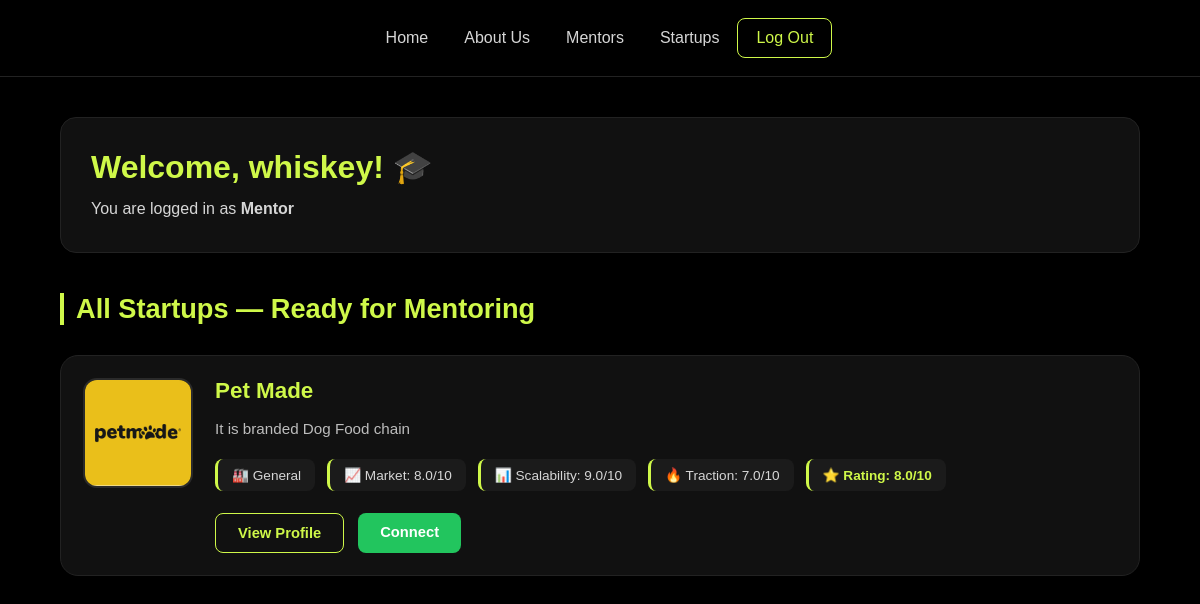
Page /dashboard/ (signed in) on the committed database.
### core/models.py (models this page shows, shortened)
class User(AbstractUser):
    ROLE_CHOICES = (
        ('startup', 'Startup Owner'),
        ('investor', 'Investor'),
        ('mentor', 'Mentor'),
        ('admin', 'Admin'),
    )
    role = models.CharField(max_length=10, choices=ROLE_CHOICES, default='startup')
    bio = models.TextField(blank=True, default='')
    profile_pic = models.ImageField(upload_to='profiles/', blank=True, null=True)

class Startup(models.Model):
    user = models.ForeignKey(User, on_delete=models.CASCADE)
    name = models.CharField(max_length=200)
    description = models.TextField()
    business_model = models.TextField(blank=True, default='')
    industry = models.CharField(max_length=100, blank=True, default='General')
    website = models.URLField(blank=True, default='')
    logo = models.ImageField(upload_to='startup_logos/', blank=True, null=True)
    market_potential = models.FloatField(default=0)
    scalability = models.FloatField(default=0)
    traction = models.FloatField(default=0)
    rating = models.FloatField(default=0)

### core/views.py (the view)
# urls.py: path('dashboard/', views.dashboard, name='dashboard'),
@login_required
def dashboard(request):
    user = request.user
    if user.role == 'startup':
        startups = Startup.objects.filter(user=user).order_by('-id')
        return render(request, 'startupdash.html', {
            'startups': startups,
            'investors': Investor.objects.all()[:6],
            'mentors':   Mentor.objects.all()[:6],
        })
    elif user.role == 'investor':
        return render(request, 'investordash.html', {
            'startups': Startup.objects.all().order_by('-rating'),
            'investor': Investor.objects.filter(user=user).first(),
        })
    else:
        return render(request, 'mentordash.html', {
            'startups': Startup.objects.all().order_by('-rating'),
            'mentor': Mentor.objects.filter(user=user).first(),
        })

### core/templates/startupdash.html (shortened to what this page needs)
{% load static %}
<!DOCTYPE html>
<html lang="en">
<head>
    <link rel="stylesheet" href="{% static 'css/startupdashstyle.css' %}">
</head>
<body>
<div class="main">
    <div class="top">
        <a href="{% url 'home' %}">Home</a>
        <a href="{% url 'about' %}">About Us</a>
        <a href="{% url 'mentors' %}">Mentors</a>
        <a href="{% url 'startups' %}">Startups</a>
        <a href="{% url 'logout' %}" class="logout-btn">
            Log Out
        </a>
    </div>
    <div class="content">
        <div class="welcome-section">
            <h1>
                Welcome, {{ request.user.username }}! 🎓
            </h1>
            <p>
                You are logged in as
                <strong>Mentor</strong>
            </p>
        </div>
        <div class="dashboard-section">
            <h2>
                All Startups — Ready for Mentoring
            </h2>
            {% if startups %}
                <div class="startup-grid">
                    {% for startup in startups %}
                    <div class="startup-card">
                        <div class="startup-logo-wrapper">
                            {% if startup.logo %}
                                <img
                                    src="{{ startup.logo.url }}"
                                    alt="{{ startup.name }}"
                                    class="startup-logo"
                                >
                            {% else %}
                                <div class="startup-logo startup-logo-placeholder">
                                    {{ startup.name|first|upper }}
                                </div>
                            {% endif %}
                        </div>
                        <div class="startup-card-body">
                            <h3>
                                {{ startup.name }}
                            </h3>
                            <p class="startup-description">
                                {{ startup.description|truncatewords:20 }}
                            </p>
                            <div class="stats">
                                <span>
                                    🏭 {{ startup.industry|default:"General" }}
                                </span>
                                <span>
                                    📈 Market: {{ startup.market_potential }}/10
                                </span>
                                <span>
                                    📊 Scalability: {{ startup.scalability }}/10
                                </span>
                                <span>
                                    🔥 Traction: {{ startup.traction }}/10
                                </span>
                                <span class="rating">
                                    ⭐ Rating:
                                    {{ startup.rating|default:"0.0" }}/10
                                </span>
                            </div>
                            <div class="button-group">
                                <a
                                    href="{% url 'startup_profile' startup.id %}"
                                    class="eval-btn"
                                >
                                    View Profile
                                </a>
                                <a
                                    href="mailto:{{ startup.user.email }}"
                                    class="connect-btn"
                                >
                                    Connect
                                </a>
                            </div>
                        </div>
                    </div>
                    {% endfor %}
                </div>
            {% else %}
                <p class="no-data">
                    No startups available yet.
                </p>
            {% endif %}
        </div>
    </div>
</div>
</body>
</html>

### static/css/startupdashstyle.css (style rules this page uses)
* { padding: 0; margin: 0; box-sizing: border-box; font-family: 'Poppins', sans-serif; }
body { width: 100%; min-height: 100vh; background: #000; color: #fff; }
.main { width: 100%; min-height: 100vh; }
.top { width: 100%; background: #000; display: flex; justify-content: center; align-items: center; flex-wrap: wrap; padding: 18px 10px; border-bottom: 1px solid #222; position: sticky; top: 0; z-index: 100; }
.top a { text-decoration: none; color: #d6d6d6; padding: 10px 18px; font-size: 1rem; transition: 0.3s ease; }
.logout-btn { border: 1px solid #cff849; border-radius: 8px; color: #cff849 !important; }
.content { width: 100%; padding: 40px 5%; }
.welcome-section { background: #111; border: 1px solid #222; border-radius: 16px; padding: 30px; margin-bottom: 40px; }
.welcome-section h1 { color: #cff849; font-size: 2rem; margin-bottom: 10px; }
.welcome-section p { color: #d6d6d6; font-size: 1rem; line-height: 1.6; }
.dashboard-section h2 { color: #cff849; font-size: 1.7rem; margin-bottom: 30px; border-left: 4px solid #cff849; padding-left: 12px; }
.startup-grid { display: flex; flex-direction: column; gap: 28px; }
.startup-card { width: 100%; background: #111; border: 1px solid #222; border-radius: 18px; padding: 22px; display: flex; align-items: flex-start; gap: 22px; transition: 0.3s ease; }
.startup-logo-wrapper { width: 110px; height: 110px; flex-shrink: 0; overflow: hidden; border-radius: 14px; border: 2px solid #2a2a2a; }
.startup-logo { width: 100%; height: 100%; object-fit: cover; object-position: center; transition: 0.3s ease; }
.startup-card-body { flex: 1; }
.startup-card-body h3 { color: #cff849; font-size: 1.4rem; margin-bottom: 12px; }
.startup-description { color: #bdbdbd; font-size: 0.95rem; line-height: 1.7; margin-bottom: 18px; }
.stats { display: flex; flex-wrap: wrap; gap: 12px; margin-bottom: 22px; }
.stats span { background: #1b1b1b; border-left: 3px solid #cff849; padding: 8px 14px; border-radius: 8px; font-size: 0.85rem; color: #d6d6d6; }
.rating { color: #cff849 !important; font-weight: bold; }
.button-group { display: flex; gap: 14px; flex-wrap: wrap; }
.eval-btn, .connect-btn { text-decoration: none; padding: 11px 22px; border-radius: 8px; font-size: 0.92rem; font-weight: 600; transition: 0.3s ease; }
.eval-btn { background: transparent; border: 1px solid #cff849; color: #cff849; }
.connect-btn { background: #22c55e; color: #fff; }

### rows in the picture
User: user.username "whiskey"
Startup: logo (picture), name "Pet Made", description "It is branded Dog Food chain", industry "General", market_potential "8.0", scalability "9.0", traction "7.0", rating "8.0"
